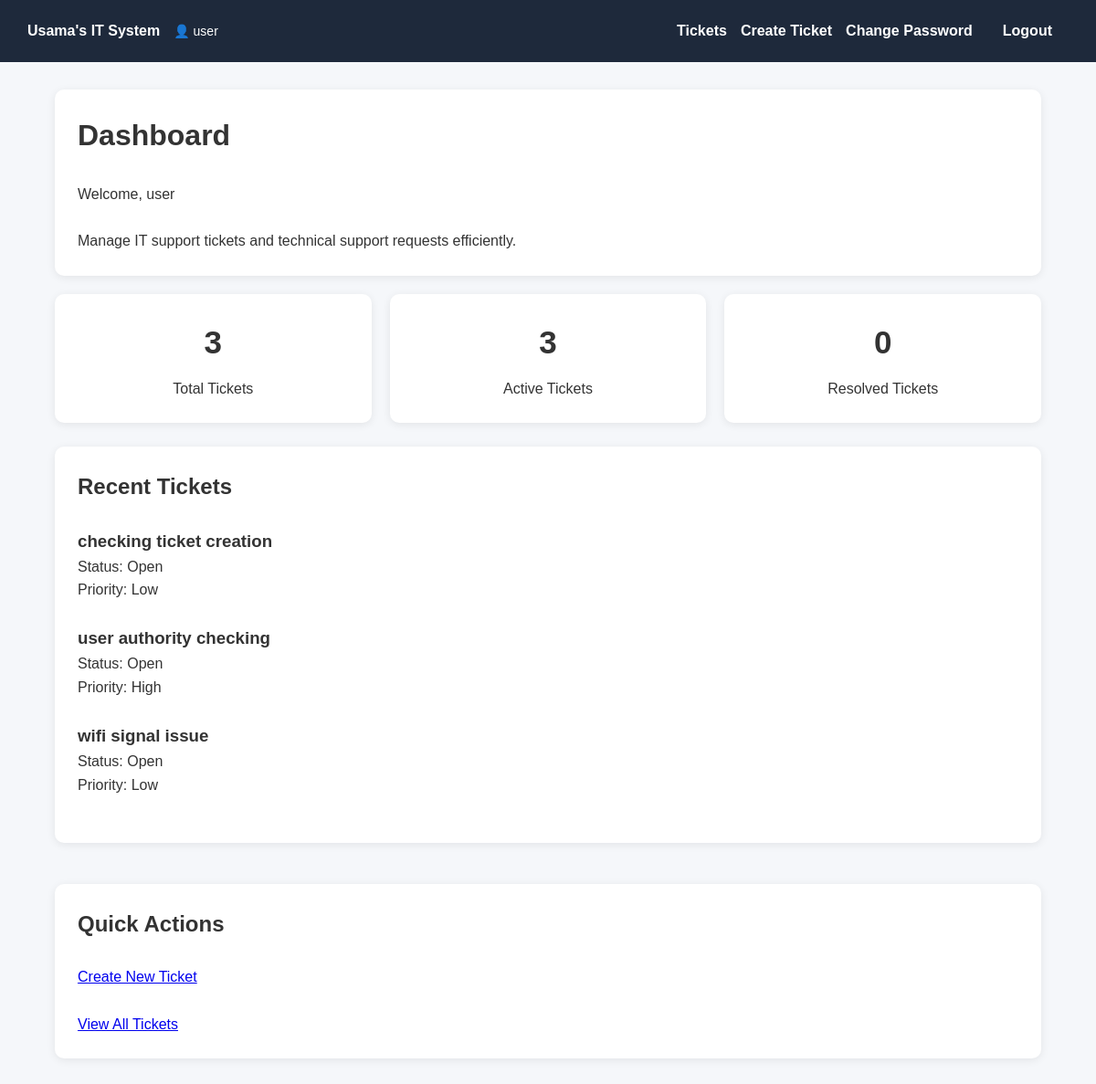
Page /dashboard/ (signed in) on the earlier database version.
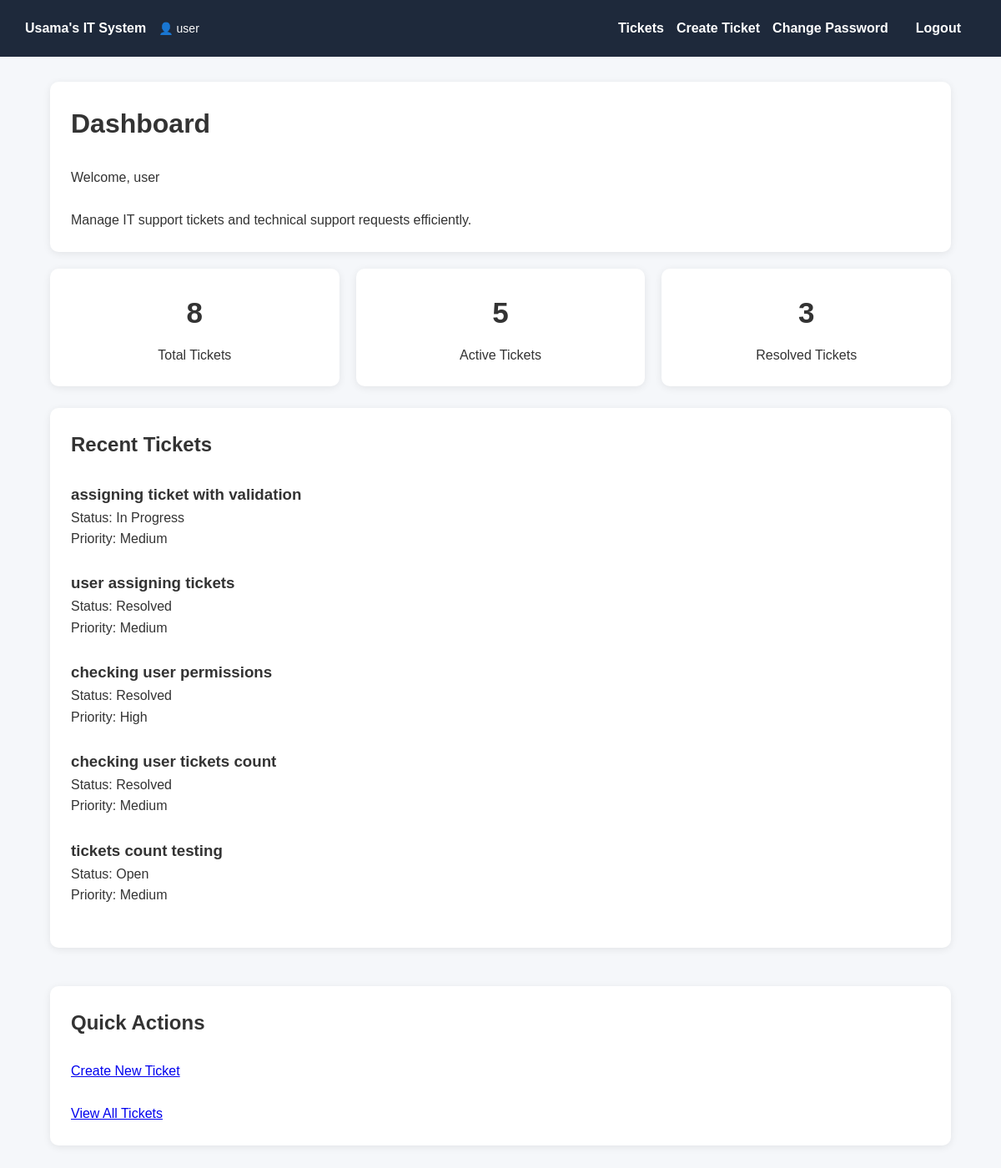
Same page on the later database version.
### ITSystem/models.py (models this page shows, shortened)
class Ticket(models.Model):
    PRIORITY_CHOICES = [
        ('Low', 'Low'),
        ('Medium', 'Medium'),
        ('High', 'High'),
    ]
    STATUS_CHOICES = [
        ('Open', 'Open'),
        ('In Progress', 'In Progress'),
        ('Resolved', 'Resolved'),
    ]
    title = models.CharField(max_length=200)
    description = models.TextField()
    due_date = models.DateField()
    priority = models.CharField(
        max_length=20,
        choices=PRIORITY_CHOICES
    )
    status = models.CharField(
        max_length=20,
        choices=STATUS_CHOICES
    )
    category = models.ForeignKey(
        Category,
        on_delete=models.CASCADE
    )
    created_by = models.ForeignKey(
        User,
        on_delete=models.CASCADE,
        related_name='created_tickets'
    )
    assigned_to = models.ForeignKey(
        User,
        on_delete=models.SET_NULL,
        null=True,
        blank=True,
        related_name='assigned_tickets'
    )
    created_at = models.DateTimeField(
        auto_now_add=True
    )

### ITSystem/views.py (the view, shortened to what this page needs)
# urls.py: path('dashboard/', views.dashboard, name='dashboard'),
@login_required
def dashboard(request):
    if request.user.is_superuser:
        tickets = Ticket.objects.all().order_by('-id')[:5]
        total_tickets = Ticket.objects.count()
        active_tickets = Ticket.objects.exclude(
            status='Resolved'
        ).count()
        resolved_tickets = Ticket.objects.filter(
            status='Resolved'
        ).count()
    context = {
        'tickets': tickets,
        'total_tickets': total_tickets,
        'active_tickets': active_tickets,
        'resolved_tickets': resolved_tickets
    }
    return render(request, 'dashboard.html', context)

### ITSystem/templates/dashboard.html
{% extends 'base.html' %}
{% block content %}
<div class="card">
    <h1>Dashboard</h1>
    <br>
    <p>
        Welcome, {{ user.username }}
    </p>
    <br>
    <p>
        Manage IT support tickets and technical support requests efficiently.
    </p>
</div>
<div class="dashboard-grid">
    <div class="stat-card">
        <h2>{{ total_tickets }}</h2>
        {% if user.is_superuser %}
            <p>Total Tickets</p>
        {% else %}
            <p>My Tickets</p>
        {% endif %}
    </div>
    <div class="stat-card">
        <h2>{{ active_tickets }}</h2>
        <p>Active Tickets</p>
    </div>
    <div class="stat-card">
        <h2>{{ resolved_tickets }}</h2>
        <p>Resolved Tickets</p>
    </div>
</div>
<br>
<div class="card">
    <h2>Recent Tickets</h2>
    <br>
    {% for ticket in tickets %}
        <div class="ticket-card">
            <h3>{{ ticket.title }}</h3>
            <p>Status: {{ ticket.status }}</p>
            <p>Priority: {{ ticket.priority }}</p>
        </div>
        <br>
    {% empty %}
        <p>No tickets available.</p>
    {% endfor %}
</div>
<br>
<div class="card">
    <h2>Quick Actions</h2>
    <br>
    <a href="/tickets/create/">
        Create New Ticket
    </a>
    <br><br>
    <a href="/tickets/">
        View All Tickets
    </a>
</div>
{% endblock %}

Differences in the rows shown:
no longer on this page (row unchanged): Ticket: title "checking ticket creation", status "Open", priority "Low"
no longer on this page (row unchanged): Ticket: title "user authority checking", status "Open", priority "High"
no longer on this page (row unchanged): Ticket: title "wifi signal issue", status "Open", priority "Low"
added Ticket: title "assigning ticket with validation", status "In Progress", priority "Medium"
added Ticket: title "user assigning tickets", status "Resolved", priority "Medium"
added Ticket: title "checking user permissions", status "Resolved", priority "High"
added Ticket: title "checking user tickets count", status "Resolved", priority "Medium"
added Ticket: title "tickets count testing", status "Open", priority "Medium"
Other differences:
{{ total_tickets }}: "3" → "8"
{{ active_tickets }}: "3" → "5"
{{ resolved_tickets }}: "0" → "3"
